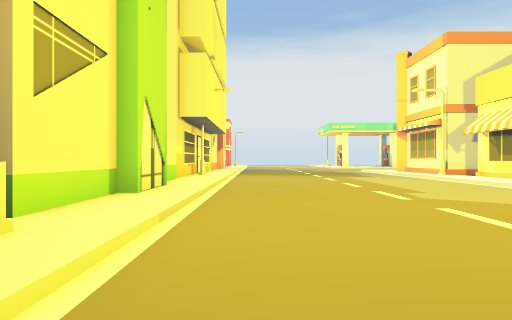
[1] (above)

21 first-person views from a walk through a 3-D level made in the Unity game engine. The camera is 1.3 m above the floor, looks level and sees 75° across. The floor is counted in squares, 2 m on a side. Each view is taken from the middle of a square. On the plan, view 1 faces up. The plan holds only what a view shows up to about 10 squares ahead; the rest is blank. The place goes on beyond the plan.

[2]
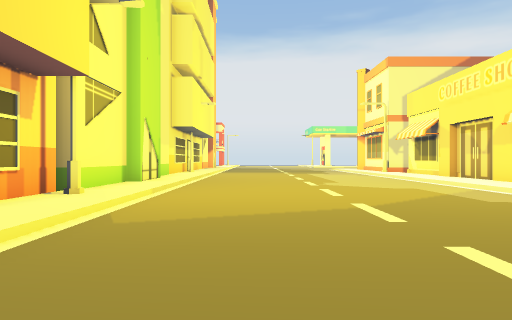

[3]
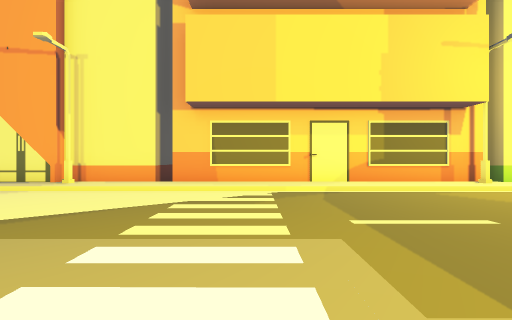

[4]
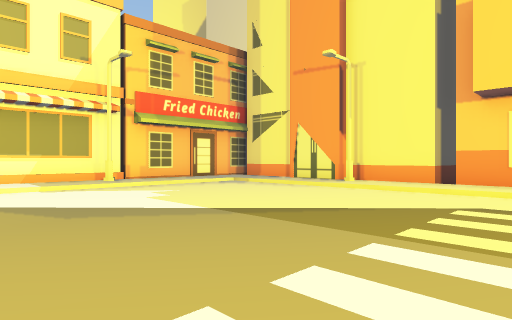

[5]
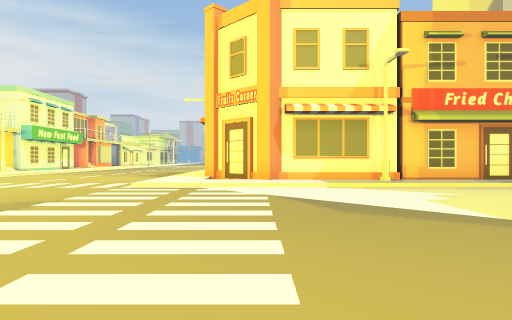

[6]
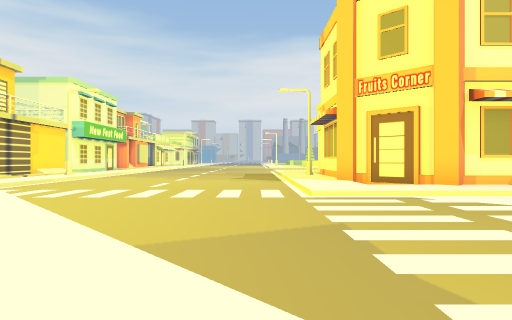

[7]
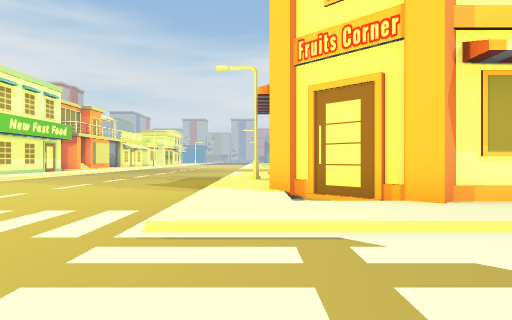

[8]
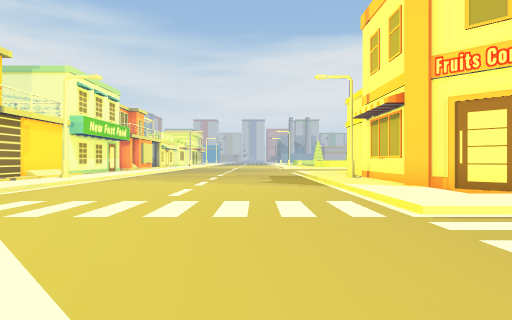

[9]
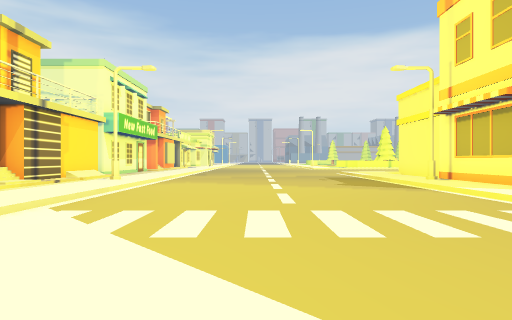

[10]
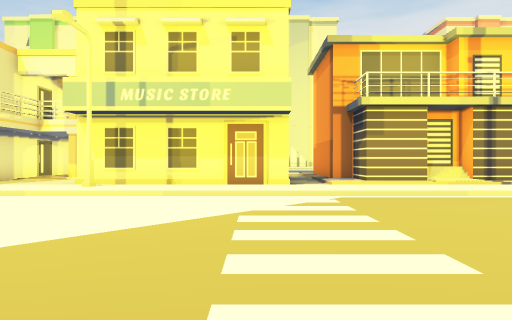

[11]
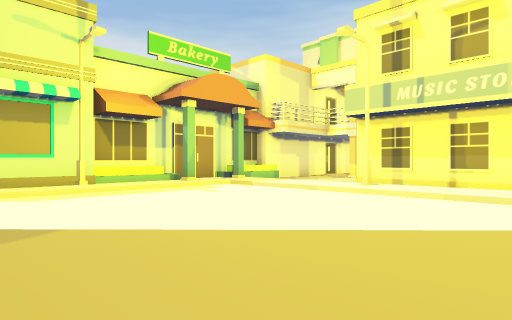

[12]
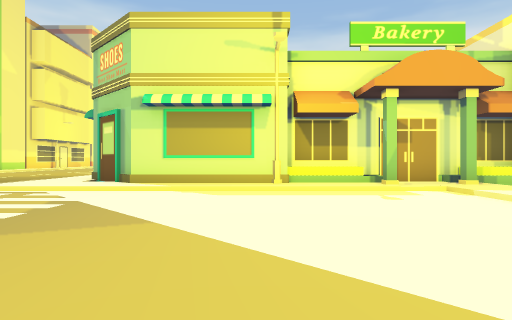

[13]
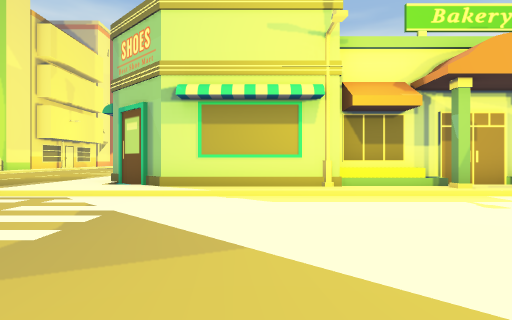

[14]
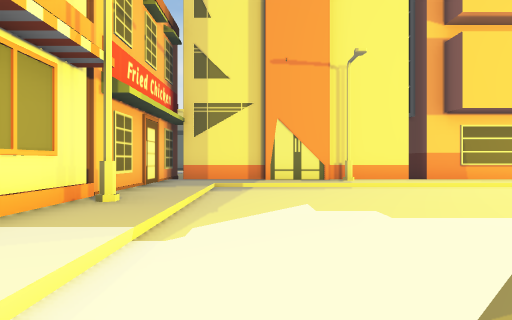

[15]
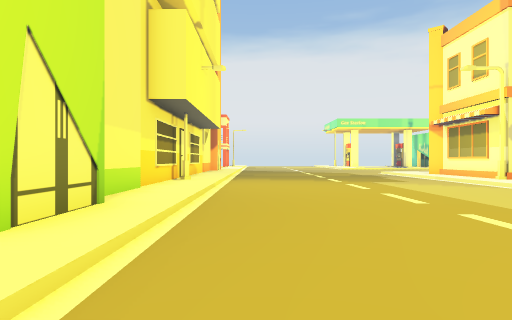

[16]
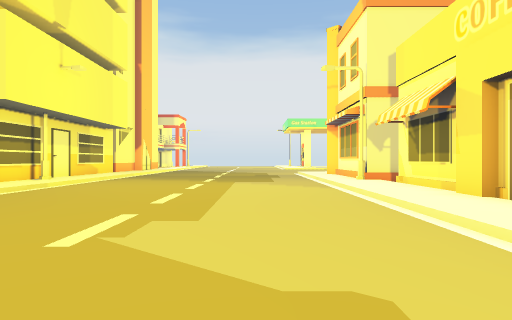

[17]
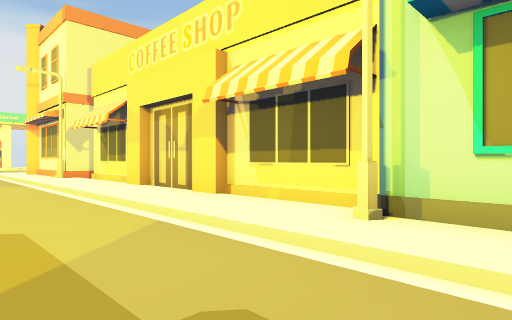

[18]
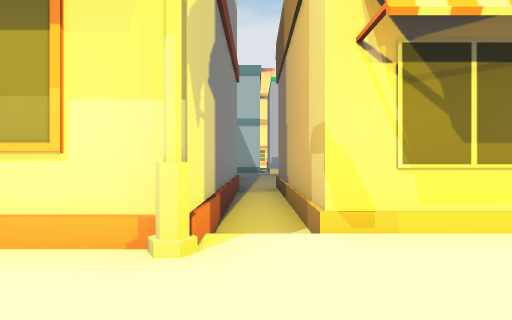

[19]
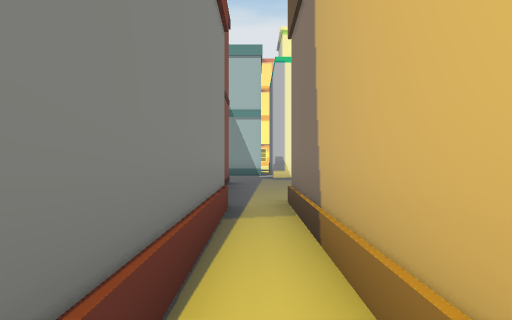

[20]
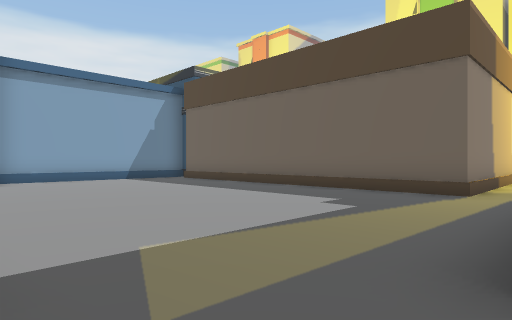

[21]
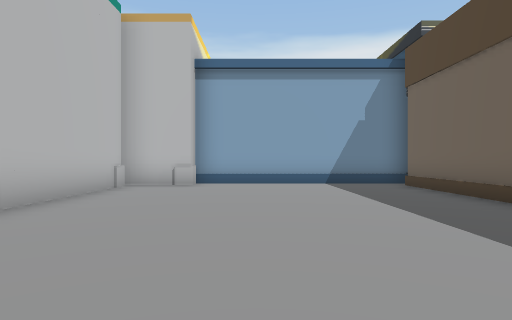

### Floor plan
Key: @ floor where view 1 was taken; # wall or solid block; . main floor; : floor 0.25 m higher than the main floor; / step, stairs or slope; = window, fence, low wall or low ledge; ^ raised ledge; B building; S streetlight.
Columns run from 4 left of view 1 to 21 right of it. Each row starts with its distance up from view 1.
 13    /....../S#====#   ##..
 12   S/....../:.............
 11  B:/....../:######.......
 10  B:/....../:#    #.......
  9  B:/....../:#    #.......
  8  B:/....../:#    #.......
  7   B/....../:#    #.......#
  6   B/....../:#    #.......#
  5  B:/....../:#    #.......#
  4  B:/....../:#    #.......#
  3  B:/....../:#    #.......#
  2  BS/....../S     #.....###
  1  B:/....../#      BBBBB
  0  B:/@.....
 -1  B:/....../:#
 -2  B:/....../:##   BBBBBBB
 -3  B:/....../::###SS//:B
 -4  B:/......///////////: ..
 -5  B:/................/: ..
 -6 BB:/................/: .
 -7  B:/................/: #
 -8  BS/................/S #
 -9  B:/................/: #
-10  B:/................/: #
-11  B:///////////....../: #
-12  B:::::S::/::/....../: #
-13  ##########.:/....../: //
-14           ##:/....../: :#
-15            #:/....../:.:#
-16            #:/....../:.:#
-17            #:/....../:.:#
-18            ^S/....../S :#

Positions as (right, up) in squares from view 1, and headings:
1: (0, 0), facing up
2: (1, -3), facing up
3: (6, -3), facing left
4: (6, -3), facing down-left
5: (6, -3), facing down
6: (10, -5), facing down
7: (8, -8), facing down
8: (11, -7), facing down
9: (13, -8), facing down
10: (10, -11), facing right
11: (10, -11), facing up-right
12: (12, -11), facing up
13: (11, -10), facing up
14: (7, -10), facing left
15: (0, 3), facing up
16: (4, 3), facing up
17: (4, 1), facing up-right
18: (5, 12), facing right
19: (8, 12), facing right
20: (20, 13), facing down-left
21: (17, 11), facing down
